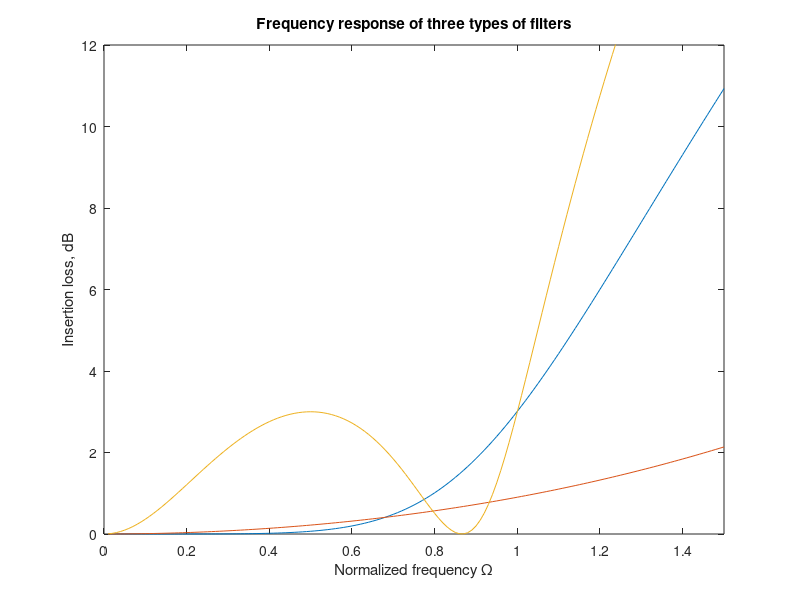

MATLAB code for this plot: (Note: this script raises an error after producing the figure.)
%
%   This file generates the graph for Example 5.3
%   In this example we compare the frequency response of 
%   three types of filters: Chebyshev with 3dB ripples,
%   Butterworth, and linear phase design
% 
%   Copyright (c) 1999 by P.Bretchko and R.Ludwig
%   "RF Circuit Design: Theory and Practice"
%

clear all; % clear all variables
close all; % close all opened graphs
figure;    % open new graph

% define normalized frequency range
w=0.01:0.01:1.5;

% define L and C parameters for the lowpass filter prototypes
L1=[1 1.255  3.3487];
C1=[2 0.5528 0.7117];
L2=[1 0.1922 3.3487];
%   |  |      |
%   |  |      +------ 3dB Chebyshev filter
%   |  |  
%   |  +------------- linear phase filter
%   | 
%   +---------------- Butterworth filter

ZL=1;  % load impedance
V1=1;  % input voltage amplitude

IL=zeros([3 length(w)]);

% lowpass filter prototype
for k=1:3
   ZL1=j*w*L1(k);
   ZC1=1./(j*w*C1(k));
   ZL2=j*w*L2(k);
   
   Z1=ZL2+ZL;
   Z2=Z1.*ZC1./(Z1+ZC1);
   Z3=1+Z2+ZL1;
   
   % compute voltages using the voltage divider rule
   V_internal=Z2./Z3*V1;
   V2=ZL./Z1.*V_internal;
   
   Gain=2*V2/V1;
   IL(k,:)=-20*log10(abs(Gain)); % insertion loss
end;

plot(w,IL(1,:),w,IL(2,:),w,IL(3,:));
axis([0 1.5 0 12]);
title('Frequency response of three types of filters');
xlabel('Normalized frequency \Omega');
ylabel('Insertion loss, dB');
legend('Butterworth', 'Linear phase', '3dB Chebyshev',2);
hold on;
plot([0 1],[3 3],'b:',[1 1],[0 3],'b:');
text(0.1,3.2,'{\bf3db}');
%print -deps 'fig5_23.eps'
